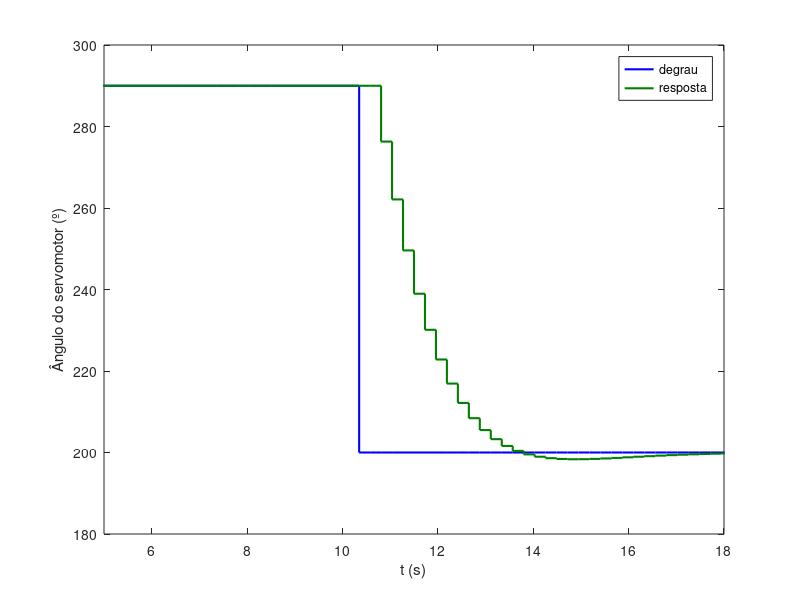
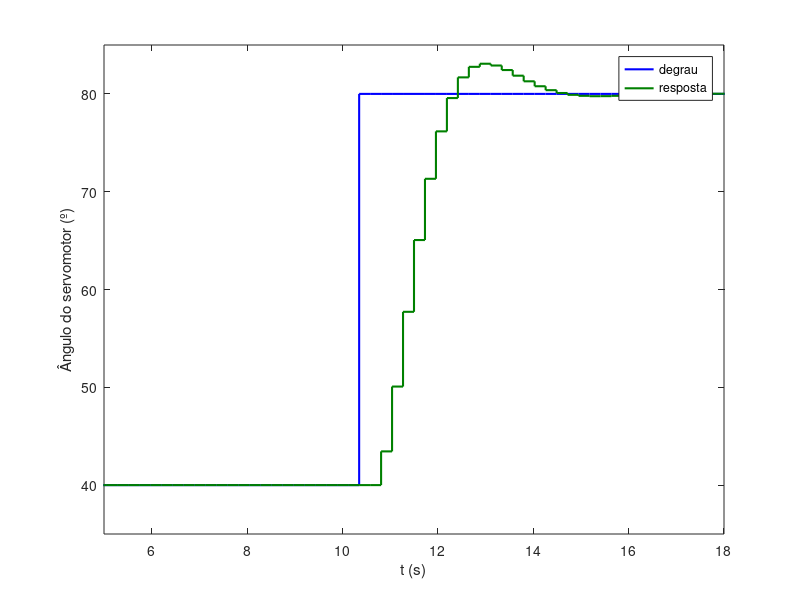
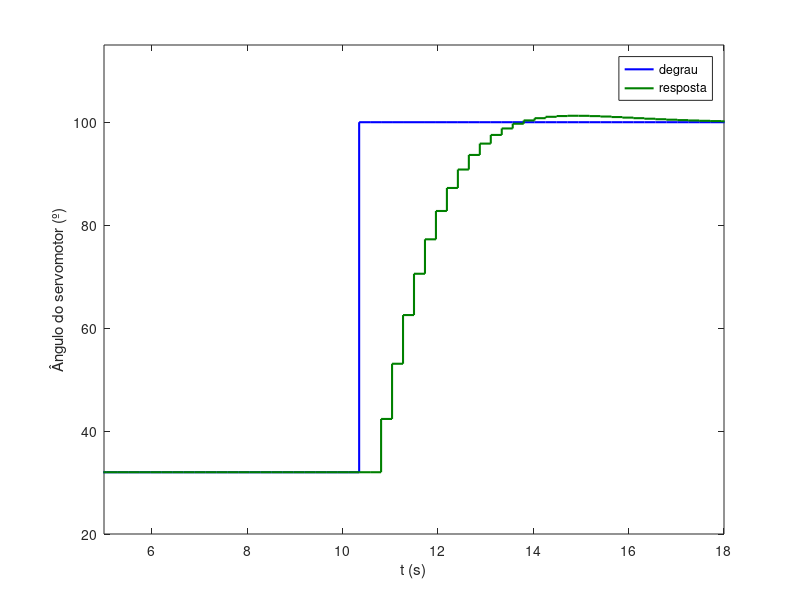

Reproduce these figures in MATLAB, in order.
clc;
close all;

load('data/output/outputBase0_23.mat')
load('data/output/outputShoulder0_23.mat')
load('data/output/outputForearm0_23.mat')

darkGreen = [0, 0.5, 0];
darknessGreen = [0, 0.1, 0];

timeForearm0_23 = 0:0.23:19.78;

refBase0_23 = zeros(1,87);
refShoulder0_23 = zeros(1,87);
refForearm0_23 = zeros(1,87);

for idx = 1:87
    if idx <= 45
        refBase0_23(1,idx) = 290;
        refShoulder0_23(1,idx) = 40;
        refForearm0_23(1,idx) = 32;
    else
        refBase0_23(1,idx) = 200;
        refShoulder0_23(1,idx) = 80;
        refForearm0_23(1,idx) = 100;
    end
end

figure(1)
stairs(timeForearm0_23(1,:),refBase0_23(1,:),'b', 'LineWidth', 1.5);
hold on
stairs(timeForearm0_23(1,:),outputBase0_23(:,1),'Color',darkGreen, 'LineWidth', 1.5);
axis([5 18 180 300])
legend('degrau','resposta')
xlabel('t (s)')
ylabel('Ângulo do servomotor (º)')

figure(2)
stairs(timeForearm0_23(1,:),refShoulder0_23(1,:),'b', 'LineWidth', 1.5);
hold on
stairs(timeForearm0_23(1,:),outputShoulder0_23(:,1),'Color',darkGreen, 'LineWidth', 1.5);
axis([5 18 35 85])
legend('degrau','resposta')
xlabel('t (s)')
ylabel('Ângulo do servomotor (º)')

figure(3)
stairs(timeForearm0_23(1,:),refForearm0_23(1,:),'b', 'LineWidth', 1.5);
hold on
stairs(timeForearm0_23(1,:),outputForearm0_23(:,1),'Color',darkGreen, 'LineWidth', 1.5);
axis([5 18 20 115])
legend('degrau','resposta')
xlabel('t (s)')
ylabel('Ângulo do servomotor (º)')

